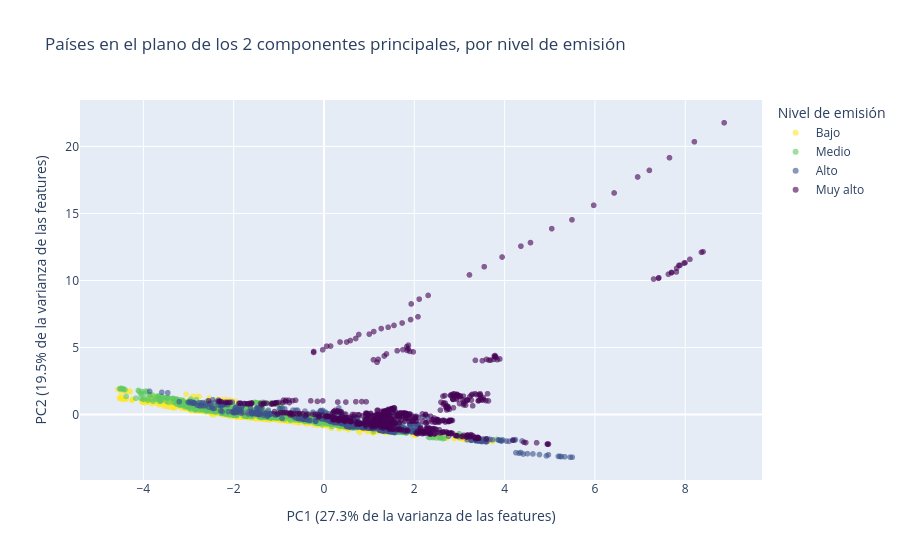

The cell this chart's notebook holds for it:
### Code cell
df_pca = pd.DataFrame({
    "PC1": X_pca[:, 0],
    "PC2": X_pca[:, 1],
    "Pais": df.loc[X_train.index, "Pais"].values,
    "Anio": df.loc[X_train.index, "Anio"].values,
    "Emision_CO2": y_train.values
})

# Color por tramos de cuartil en vez de escala continua: la cola derecha del target
# es tan extrema que en escala continua casi todos los puntos se ven del mismo color.
df_pca["Nivel de emisión"] = pd.qcut(
    y_train.values, q=4, labels=["Bajo", "Medio", "Alto", "Muy alto"]
)

fig = px.scatter(
    df_pca, x="PC1", y="PC2",
    color="Nivel de emisión",
    category_orders={"Nivel de emisión": ["Bajo", "Medio", "Alto", "Muy alto"]},
    color_discrete_sequence=["#fde725", "#5ec962", "#3b528b", "#440154"],
    opacity=0.6,
    hover_data=["Pais", "Anio", "Emision_CO2"],
    labels={
        "PC1": f"PC1 ({pca.explained_variance_ratio_[0]:.1%} de la varianza de las features)",
        "PC2": f"PC2 ({pca.explained_variance_ratio_[1]:.1%} de la varianza de las features)"
    },
    title="Países en el plano de los 2 componentes principales, por nivel de emisión"
)
fig.update_traces(marker=dict(size=6))
fig.show()

### Figure 1 — Plotly figure (JSON) as saved in the notebook; plotly's stock layout.template omitted (floating-point values rounded to 4 significant figures; data arrays with more than 128 entries replaced by an {"elided": "..."} marker saying what was removed)
{"data": [{"customdata": {"elided": "644x3 mixed values"}, "hovertemplate": "Nivel de emisión=Bajo<br>PC1 (27.3% de la varianza de las features)=%{x}<br>PC2 (19.5% de la varianza de las features)=%{y}<br>Pais=%{customdata[0]}<br>Anio=%{customdata[1]}<br>Emision_CO2=%{customdata[2]}<extra></extra>", "legendgroup": "Bajo", "marker": {"color": "#fde725", "opacity": 0.6, "size": 6, "symbol": "circle"}, "mode": "markers", "name": "Bajo", "showlegend": true, "type": "scattergl", "x": {"elided": "644 float values"}, "xaxis": "x", "y": {"elided": "644 float values"}, "yaxis": "y"}, {"customdata": {"elided": "644x3 mixed values"}, "hovertemplate": "Nivel de emisión=Medio<br>PC1 (27.3% de la varianza de las features)=%{x}<br>PC2 (19.5% de la varianza de las features)=%{y}<br>Pais=%{customdata[0]}<br>Anio=%{customdata[1]}<br>Emision_CO2=%{customdata[2]}<extra></extra>", "legendgroup": "Medio", "marker": {"color": "#5ec962", "opacity": 0.6, "size": 6, "symbol": "circle"}, "mode": "markers", "name": "Medio", "showlegend": true, "type": "scattergl", "x": {"elided": "644 float values"}, "xaxis": "x", "y": {"elided": "644 float values"}, "yaxis": "y"}, {"customdata": {"elided": "644x3 mixed values"}, "hovertemplate": "Nivel de emisión=Alto<br>PC1 (27.3% de la varianza de las features)=%{x}<br>PC2 (19.5% de la varianza de las features)=%{y}<br>Pais=%{customdata[0]}<br>Anio=%{customdata[1]}<br>Emision_CO2=%{customdata[2]}<extra></extra>", "legendgroup": "Alto", "marker": {"color": "#3b528b", "opacity": 0.6, "size": 6, "symbol": "circle"}, "mode": "markers", "name": "Alto", "showlegend": true, "type": "scattergl", "x": {"elided": "644 float values"}, "xaxis": "x", "y": {"elided": "644 float values"}, "yaxis": "y"}, {"customdata": {"elided": "644x3 mixed values"}, "hovertemplate": "Nivel de emisión=Muy alto<br>PC1 (27.3% de la varianza de las features)=%{x}<br>PC2 (19.5% de la varianza de las features)=%{y}<br>Pais=%{customdata[0]}<br>Anio=%{customdata[1]}<br>Emision_CO2=%{customdata[2]}<extra></extra>", "legendgroup": "Muy alto", "marker": {"color": "#440154", "opacity": 0.6, "size": 6, "symbol": "circle"}, "mode": "markers", "name": "Muy alto", "showlegend": true, "type": "scattergl", "x": {"elided": "644 float values"}, "xaxis": "x", "y": {"elided": "644 float values"}, "yaxis": "y"}], "layout": {"legend": {"title": {"text": "Nivel de emisión"}, "tracegroupgap": 0}, "title": {"text": "Países en el plano de los 2 componentes principales, por nivel de emisión"}, "xaxis": {"anchor": "y", "domain": [0, 1], "title": {"text": "PC1 (27.3% de la varianza de las features)"}}, "yaxis": {"anchor": "x", "domain": [0, 1], "title": {"text": "PC2 (19.5% de la varianza de las features)"}}}}
